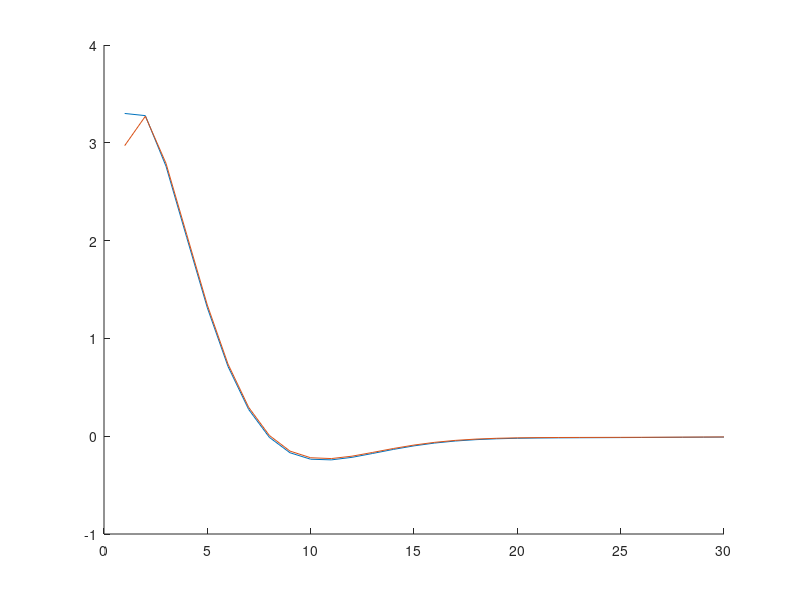

Write MATLAB code to recreate this figure.
clear;
clc;
cla;
clf;
Aa = [0 1;
      0 0];
Bb = [0;
      1];
Cc = [1 0];
Dd = 0;
sys_ss = ss(Aa,Bb,Cc,Dd);

Ts = 0.1;
sys_d = c2d(sys_ss,Ts,'zoh');

A = sys_d.a;
B = sys_d.b;
C = sys_d.c;
D = sys_d.d;


p = 1;
Q = p*(C'*C);
R = 0.1;
% [K,S,E] = dlqr(A,B,Q,R)
K = [16.0302    5.6622];
abs(eig(A-B*K))

P = [0.1519    0.1073;
    0.1073    0.1465];
QN=0.01;
RN=0.0001;

% [KEST,L,P] = kalman(sys_d,QN,RN)
% L = [1.8721;9.6532];

for i=1:100000
    L=(P*C')/(C*P*C'+RN);
    P=(eye(2)-L*C)*P;
    P=A*P*A'+QN;
end
L
abs(eig(A-L*C))

time=30;
plot_dist=zeros(1,time);
plot_vel=zeros(1,time);
plot_dist_hat=zeros(1,time);
plot_vel_hat=zeros(1,time);

ak1 = 0;
ak2 = 0;

au = [ak1 zeros(1, time-size(ak1,2))];
ay = [ak2 zeros(1, time-size(ak2,2))];

pattern = ones(1,time);
% subseq = [1 1 1 1 0 0 1 0 1 0 0 0];
% repeat = ceil(size(pattern,2)/size(subseq,2));
% offset = 0;
% for i=1:repeat    
%     for j=1:2
%         if offset+j< size(pattern,2)
%             pattern(offset+j) = subseq(j);
%         end
%     end
%     offset = offset + size(subseq,2);
% end

x = [3;3];
xhat = [0;0];
u_attacked = 0;
y = C*x;
yhat = C*xhat;

u = 0;
  
for i=1:time
    i;
    r = y - yhat;
    r_norm = abs(r);
    xhat = A*xhat + B*u + L*r;
    x = A*x + B*u_attacked    ;
    
    if pattern(i)==1
        u = -(K*xhat);
        u_attacked = u + au(i);
    else
        u = u;
        u_attacked = u_attacked;
    end
    
    y = C*x + ay(i);
    yhat = C*xhat;
    
    plot_dist(i) = x(1);
    plot_vel(i) = x(2);
    plot_dist_hat(i) = xhat(1);
    plot_vel_hat(i) = xhat(2);
   
end

fontsize = 10;
linewidth = 1;
markersize = 10;


hold on;
plot(plot_dist);
plot(plot_dist_hat);
hold off;